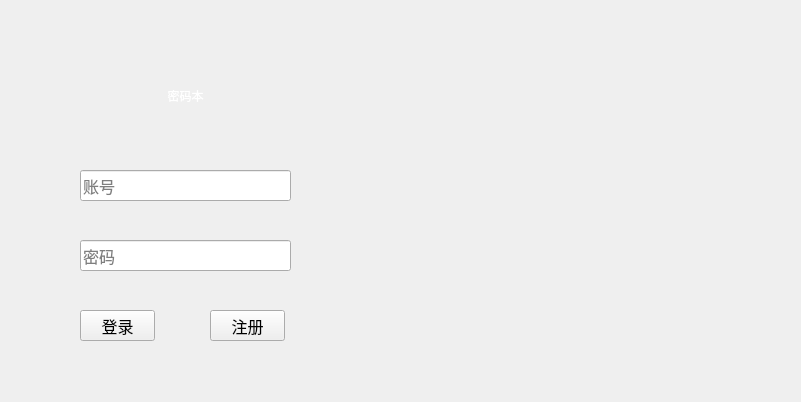
<?xml version="1.0" encoding="UTF-8"?>
<ui version="4.0">
 <class>Form</class>
 <widget class="QWidget" name="Form">
  <property name="geometry">
   <rect>
    <x>0</x>
    <y>0</y>
    <width>801</width>
    <height>402</height>
   </rect>
  </property>
  <property name="sizePolicy">
   <sizepolicy hsizetype="Preferred" vsizetype="Preferred">
    <horstretch>0</horstretch>
    <verstretch>0</verstretch>
   </sizepolicy>
  </property>
  <property name="minimumSize">
   <size>
    <width>750</width>
    <height>400</height>
   </size>
  </property>
  <property name="windowTitle">
   <string>CodeBook</string>
  </property>
  <property name="windowIcon">
   <iconset>
    <normaloff>ico/CodeBook.ico</normaloff>ico/CodeBook.ico</iconset>
  </property>
  <widget class="QLineEdit" name="lineEdit">
   <property name="geometry">
    <rect>
     <x>80</x>
     <y>170</y>
     <width>211</width>
     <height>31</height>
    </rect>
   </property>
   <property name="font">
    <font>
     <family>微软雅黑</family>
     <pointsize>12</pointsize>
    </font>
   </property>
   <property name="dragEnabled">
    <bool>false</bool>
   </property>
   <property name="placeholderText">
    <string>账号</string>
   </property>
   <property name="clearButtonEnabled">
    <bool>false</bool>
   </property>
  </widget>
  <widget class="QLineEdit" name="lineEdit_2">
   <property name="geometry">
    <rect>
     <x>80</x>
     <y>240</y>
     <width>211</width>
     <height>31</height>
    </rect>
   </property>
   <property name="font">
    <font>
     <family>微软雅黑</family>
     <pointsize>12</pointsize>
    </font>
   </property>
   <property name="echoMode">
    <enum>QLineEdit::Password</enum>
   </property>
   <property name="cursorPosition">
    <number>0</number>
   </property>
   <property name="placeholderText">
    <string>密码</string>
   </property>
  </widget>
  <widget class="QLabel" name="label">
   <property name="geometry">
    <rect>
     <x>90</x>
     <y>70</y>
     <width>191</width>
     <height>51</height>
    </rect>
   </property>
   <property name="styleSheet">
    <string notr="true">font: 32pt &quot;华文行楷&quot;;
color: rgb(255, 255, 255);</string>
   </property>
   <property name="text">
    <string>密码本</string>
   </property>
   <property name="alignment">
    <set>Qt::AlignCenter</set>
   </property>
  </widget>
  <widget class="QPushButton" name="pushButton">
   <property name="geometry">
    <rect>
     <x>80</x>
     <y>310</y>
     <width>75</width>
     <height>31</height>
    </rect>
   </property>
   <property name="font">
    <font>
     <family>微软雅黑</family>
     <pointsize>12</pointsize>
    </font>
   </property>
   <property name="text">
    <string>登录</string>
   </property>
  </widget>
  <widget class="QPushButton" name="pushButton_2">
   <property name="geometry">
    <rect>
     <x>210</x>
     <y>310</y>
     <width>75</width>
     <height>31</height>
    </rect>
   </property>
   <property name="font">
    <font>
     <family>微软雅黑</family>
     <pointsize>12</pointsize>
    </font>
   </property>
   <property name="text">
    <string>注册</string>
   </property>
  </widget>
  <widget class="QPushButton" name="pushButton_3">
   <property name="geometry">
    <rect>
     <x>770</x>
     <y>-10</y>
     <width>41</width>
     <height>41</height>
    </rect>
   </property>
   <property name="styleSheet">
    <string notr="true">border:none;</string>
   </property>
   <property name="text">
    <string/>
   </property>
   <property name="icon">
    <iconset>
     <normaloff>close.png</normaloff>close.png</iconset>
   </property>
   <property name="iconSize">
    <size>
     <width>20</width>
     <height>20</height>
    </size>
   </property>
  </widget>
  <widget class="QLabel" name="label_2">
   <property name="geometry">
    <rect>
     <x>0</x>
     <y>0</y>
     <width>801</width>
     <height>401</height>
    </rect>
   </property>
   <property name="styleSheet">
    <string notr="true">background-image: url(:/background/钥匙背景图片.jpg);</string>
   </property>
   <property name="text">
    <string/>
   </property>
  </widget>
  <zorder>label_2</zorder>
  <zorder>lineEdit</zorder>
  <zorder>lineEdit_2</zorder>
  <zorder>label</zorder>
  <zorder>pushButton</zorder>
  <zorder>pushButton_2</zorder>
  <zorder>pushButton_3</zorder>
 </widget>
 <resources>
  <include location="background.qrc"/>
 </resources>
 <connections>
  <connection>
   <sender>pushButton_3</sender>
   <signal>clicked()</signal>
   <receiver>Form</receiver>
   <slot>close()</slot>
   <hints>
    <hint type="sourcelabel">
     <x>722</x>
     <y>18</y>
    </hint>
    <hint type="destinationlabel">
     <x>890</x>
     <y>55</y>
    </hint>
   </hints>
  </connection>
 </connections>
</ui>
